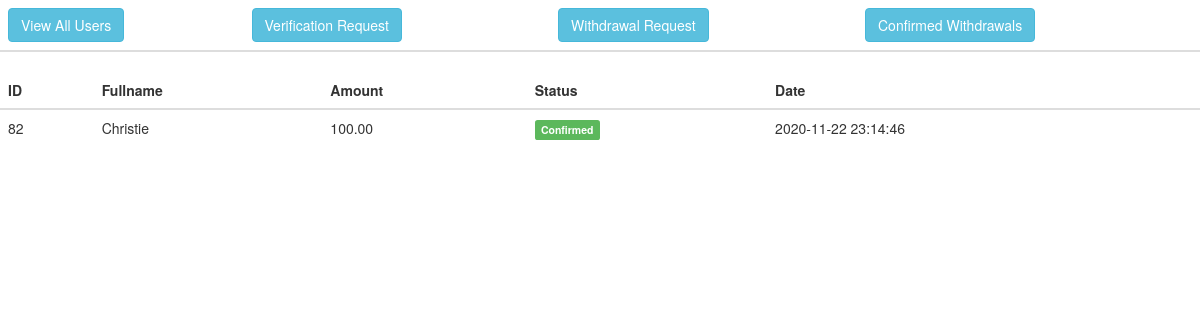
/Exfinance/User_area/html/user/viewdrawal.php (signed in), run on the app's committed database.
### tables this page shows
CREATE TABLE `withdrawal` (
  `id` int(20) NOT NULL,
  `userid` int(225) NOT NULL,
  `amount` decimal(20,2) NOT NULL,
  `status` int(225) NOT NULL,
  `thedate` datetime NOT NULL
);

CREATE TABLE `users` (
  `id` int(11) NOT NULL,
  `firstname` varchar(225) NOT NULL,
  `lastname` text NOT NULL,
  `username` varchar(16) NOT NULL,
  `email` varchar(255) NOT NULL,
  `password` varchar(255) NOT NULL,
  `zipcode` varchar(225) NOT NULL,
  `phone` varchar(225) NOT NULL,
  `country` varchar(225) NOT NULL,
  `type` varchar(225) NOT NULL,
  `currency` varchar(255) NOT NULL,
  `verified` varchar(225) NOT NULL,
  `request` int(225) NOT NULL,
  `balance` decimal(20,2) NOT NULL,
  `invested` decimal(20,2) NOT NULL,
  `btc` decimal(20,2) NOT NULL,
  `compound` int(225) NOT NULL,
  `regdate` datetime NOT NULL
);

### Exfinance/User_area/html/user/viewdrawal.php (the view, shortened to what this page needs)
<?php
include 'connection.php';
$sqlusers = "SELECT withdrawal.userid as theid, withdrawal.status, withdrawal.amount, withdrawal.thedate, users.firstname, users.lastname, users.username
FROM withdrawal
INNER JOIN users
ON withdrawal.userid=users.id WHERE withdrawal.status = 1";
 $queryusers = mysqli_query($db_conx, $sqlusers);
 while ($row = mysqli_fetch_array($queryusers)) {
    if($row['status'] == 1){
          $status = '<span class="label label-success">Confirmed</span>';
      }else {
          $status = '<span class="label label-warning">Pending</span>';
      }
  $users .= '<tr>
        <td>'.$row['theid'].'</td>
        <td>'.$row['firstname'].'</td>
        <td>'.$row['amount'].'</td>
        <td>'.$status.'</td>
        <td>'.$row['thedate'].'</td>
      </tr> ';
 }
?>
<!DOCTYPE html>
<html lang="en">
<head>
  <link rel="stylesheet" href="https://maxcdn.bootstrapcdn.com/bootstrap/3.4.1/css/bootstrap.min.css">
</head>
<body>
   <table class="table">
    <thead>
      <tr>
          <th> <a href="user.php" class="btn btn-info">View All Users</a></th>
        <th><a href="request.php" class="btn btn-info">Verification Request</a></th>
        <th><a href="adminwithdrawalrequest.php" class="btn btn-info">Withdrawal Request</a></th>
         <th><a href="viewdrawal.php" class="btn btn-info">Confirmed Withdrawals</a></th>
      </tr>
    </thead>
  </table>
  <table class="table">
    <thead>
      <tr>
          <th>ID</th>
        <th>Fullname</th>
         <th>Amount</th>
         <th>Status</th>
         <th>Date</th>
      </tr>
    </thead>
    <tbody>
      <?php echo $users; ?>
    </tbody>
  </table>
</body>
</html>

### data on the page
withdrawal: userid "82", userid.firstname "Christie", amount "100.00", status "Confirmed", thedate "2020-11-22 23:14:46"
